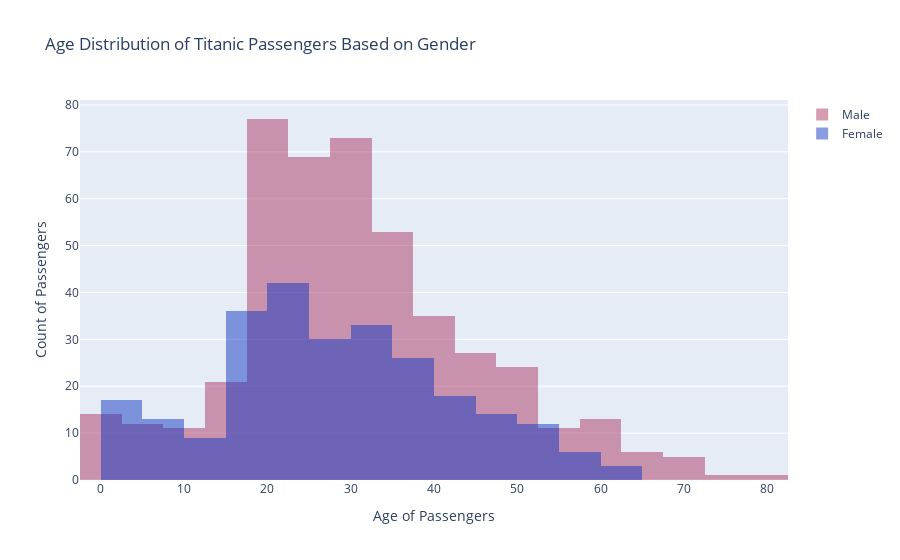

Notebook source saved alongside this figure:
### Code cell
trace1 = go.Histogram(x=Male,
                     opacity=0.80,
                     name="Male",
                     marker=dict(color='rgba(171, 50, 96, 0.6)')
                    )
trace2 = go.Histogram(x=Female,
                     opacity=0.80,
                     name="Female",
                     marker=dict(color='rgba(12, 50, 196, 0.6)')
                    )
data = [trace1, trace2]
layout = go.Layout(barmode='overlay',
                   title='Age Distribution of Titanic Passengers Based on Gender',
                   xaxis=dict(title='Age of Passengers'), 
                   yaxis=dict(title='Count of Passengers'),
                  )
fig = go.Figure(data=data, layout=layout)
fig.show()

### Figure 1 — Plotly figure (JSON) as saved in the notebook; plotly's stock layout.template omitted (floating-point values rounded to 4 significant figures; data arrays with more than 128 entries replaced by an {"elided": "..."} marker saying what was removed)
{"data": [{"marker": {"color": "rgba(171, 50, 96, 0.6)"}, "name": "Male", "opacity": 0.8, "type": "histogram", "x": {"elided": "453 float values"}}, {"marker": {"color": "rgba(12, 50, 196, 0.6)"}, "name": "Female", "opacity": 0.8, "type": "histogram", "x": {"elided": "259 float values"}}], "layout": {"barmode": "overlay", "title": {"text": "Age Distribution of Titanic Passengers Based on Gender"}, "xaxis": {"title": {"text": "Age of Passengers"}}, "yaxis": {"title": {"text": "Count of Passengers"}}}}
